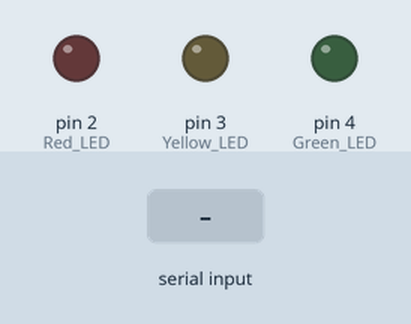
This sketch was run on a simulated Arduino Uno, built with avr-gcc and run on an emulated ATmega328P. Shown: output pins drawn as LEDs (lit = HIGH). The test bench sets the inputs (shaded band).

Above: at 1.2 s.
1.3 s: "a" received over Serial
At 2.1 s:
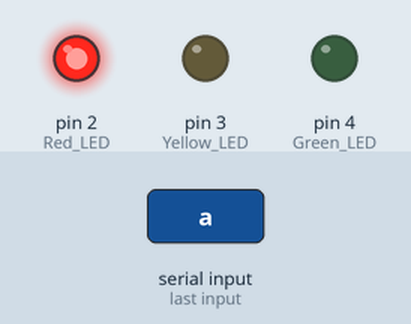
2.8 s: "c" received over Serial
At 3.3 s:
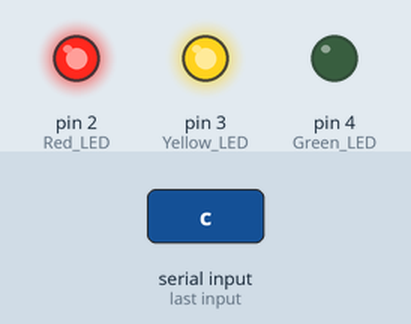
4.3 s: "b" received over Serial
At 5.5 s:
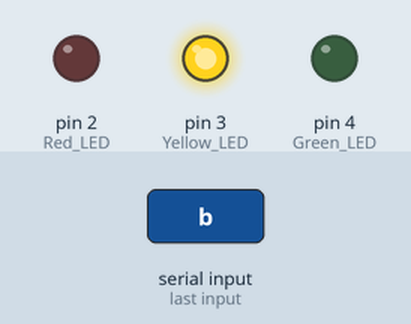
5.8 s: "e" received over Serial
At 6.7 s:
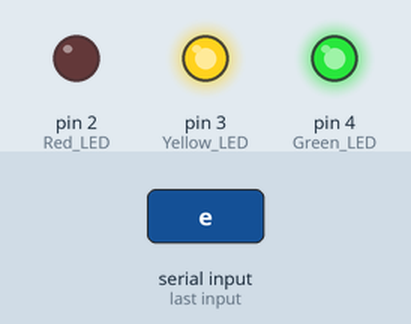
7.3 s: "d" received over Serial
At 7.9 s:
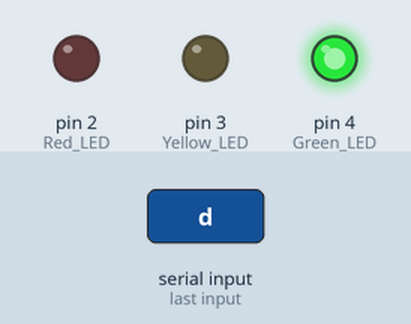
8.8 s: "g" received over Serial
At 10.2 s:
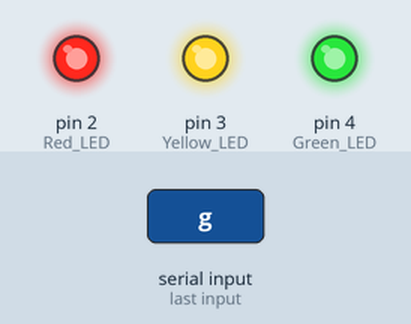
Timing chart, 0 to 11.3 s (numbered marks = the images above; inputs shaded):
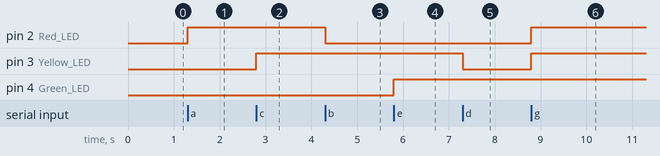

The sketch:

task_4_speech_recognition_system1.ino
```cpp
char command;

void setup() {
  Serial.begin(9600);
  pinMode(2, OUTPUT); // Red LED
  pinMode(3, OUTPUT); // Yellow LED
  pinMode(4, OUTPUT); // Green LED
}

void loop() {
  if (Serial.available()) {
    command = Serial.read();

    if (command == 'a') digitalWrite(2, HIGH);
    if (command == 'b') digitalWrite(2, LOW);
    if (command == 'c') digitalWrite(3, HIGH);
    if (command == 'd') digitalWrite(3, LOW);
    if (command == 'e') digitalWrite(4, HIGH);
    if (command == 'f') digitalWrite(4, LOW);
    if (command == 'g') {
      digitalWrite(2, HIGH);
      digitalWrite(3, HIGH);
      digitalWrite(4, HIGH);
    }
    if (command == 'h') {
      digitalWrite(2, LOW);
      digitalWrite(3, LOW);
      digitalWrite(4, LOW);
    }
  }
}
```

Measured:
- after the input at 1.3 s, pin 2 (Red_LED): LOW → HIGH at once
- after the input at 2.8 s, pin 3 (Yellow_LED): LOW → HIGH at once
- after the input at 4.3 s, pin 2 (Red_LED): HIGH → LOW at once
- after the input at 5.8 s, pin 4 (Green_LED): LOW → HIGH at once
- after the input at 7.3 s, pin 3 (Yellow_LED): HIGH → LOW at once
- after the input at 8.8 s, pin 2 (Red_LED), pin 3 (Yellow_LED): LOW → HIGH at once
